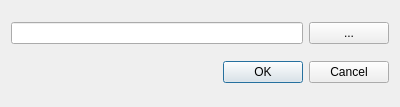
<ui version="4.0" >
 <class>Dialog</class>
 <widget class="QDialog" name="Dialog" >
  <property name="geometry" >
   <rect>
    <x>0</x>
    <y>0</y>
    <width>400</width>
    <height>107</height>
   </rect>
  </property>
  <property name="windowTitle" >
   <string>Dialog</string>
  </property>
  <layout class="QGridLayout" name="gridLayout" >
   <item row="0" column="0" >
    <widget class="QLineEdit" name="lineEdit" />
   </item>
   <item row="0" column="1" >
    <widget class="QPushButton" name="pushButton" >
     <property name="text" >
      <string>...</string>
     </property>
    </widget>
   </item>
   <item row="1" column="0" colspan="2" >
    <widget class="QDialogButtonBox" name="buttonBox" >
     <property name="orientation" >
      <enum>Qt::Horizontal</enum>
     </property>
     <property name="standardButtons" >
      <set>QDialogButtonBox::Cancel|QDialogButtonBox::Ok</set>
     </property>
    </widget>
   </item>
  </layout>
 </widget>
 <resources/>
 <connections>
  <connection>
   <sender>buttonBox</sender>
   <signal>accepted()</signal>
   <receiver>Dialog</receiver>
   <slot>accept()</slot>
   <hints>
    <hint type="sourcelabel" >
     <x>248</x>
     <y>254</y>
    </hint>
    <hint type="destinationlabel" >
     <x>157</x>
     <y>274</y>
    </hint>
   </hints>
  </connection>
  <connection>
   <sender>buttonBox</sender>
   <signal>rejected()</signal>
   <receiver>Dialog</receiver>
   <slot>reject()</slot>
   <hints>
    <hint type="sourcelabel" >
     <x>316</x>
     <y>260</y>
    </hint>
    <hint type="destinationlabel" >
     <x>286</x>
     <y>274</y>
    </hint>
   </hints>
  </connection>
 </connections>
</ui>
